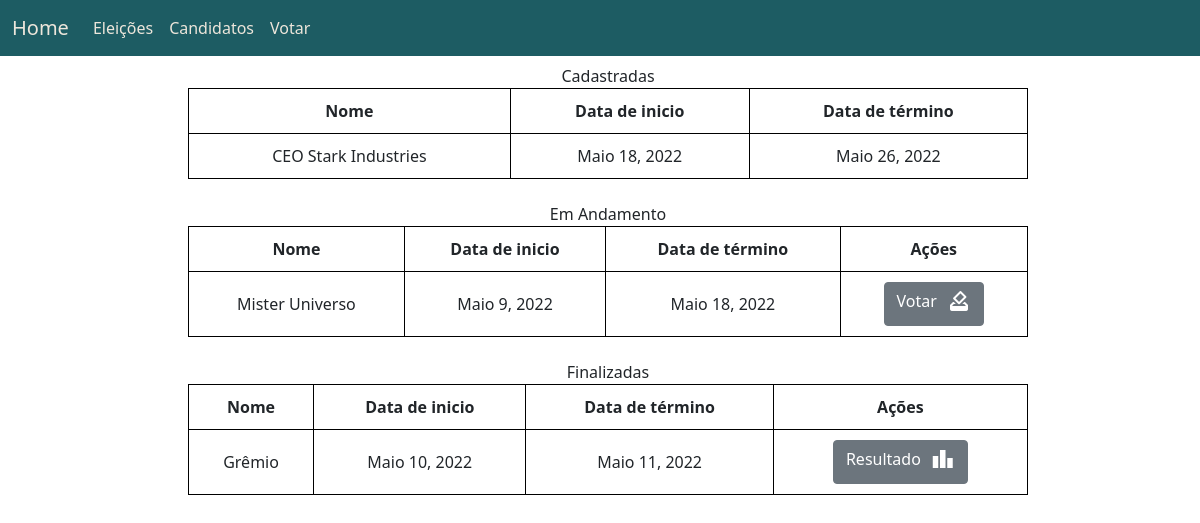
The page /pleitos on the database its author committed.
### eleicao/models.py (models this page shows, shortened)
class Eleicao(models.Model):
    nome = models.CharField(verbose_name="Nome da Eleição", max_length=80, unique=True)
    data_inicial = models.DateField(verbose_name="Data Inicial")
    data_final = models.DateField(verbose_name="Data Final")
    candidatos = models.ManyToManyField(Candidato, blank=True)
    _total_candidatos = None

### eleicao/views.py (the view)
# urls.py: path('pleitos', pleitos_view, name='pleitos'),
def pleitos_view(request):
    eleicoes = Eleicao.objects.all()
    hoje = date.today()
    cadastradas = []
    finalizadas = []
    em_andamento = []
    for pleito in range(len(eleicoes)):
        if eleicoes[pleito].data_inicial > hoje:
            cadastradas.append(eleicoes[pleito])
        elif eleicoes[pleito].data_final > hoje:
            em_andamento.append(eleicoes[pleito])
        else:
            finalizadas.append(eleicoes[pleito])
    return render(request, "list_pleitos.html",
                  {'cadastradas': cadastradas, 'andamento': em_andamento, 'finalizadas': finalizadas})

### eleicao/templates/list_pleitos.html
{% extends 'base_eleicao.html' %}
{% load static %}
{% block links %}
    <link rel="stylesheet" type="text/css" href="{% static 'css/menu.css' %}">
{% endblock %}
{% block content %}
    {% if cadastradas %}
        <div class="d-flex  justify-content-center m-2" style="width: 100%; margin: 30px auto;">
            <div class="row" style="width: 70%;">
                <label style="width: 100%; text-align: center">Cadastradas</label> <br>
                <table style="text-align: center; margin-bottom: 15px;">
                    <tr>
                        <th>Nome</th>
                        <th>Data de inicio</th>
                        <th>Data de término</th>
                    </tr>
                    <tr>
                        {% for eleicao in cadastradas %}
                            <td>{{ eleicao.nome }}</td>
                            <td>{{ eleicao.data_inicial }}</td>
                            <td>{{ eleicao.data_final }}</td>
                        {% endfor %}
                    </tr>
                </table>
            </div>
        </div>
    {% endif %}
    {% if andamento %}
        <div class="d-flex  justify-content-center m-2" style="width: 100%; margin-top: 30px">
            <div class="row" style="width: 70%;">
                <label style="width: 100%; text-align: center">Em Andamento</label> <br>
                {% for eleicao in andamento %}
                    <table style="text-align: center; margin-bottom: 15px;">
                        <tr>
                            <th>Nome</th>
                            <th>Data de inicio</th>
                            <th>Data de término</th>
                            <th>Ações</th>
                        </tr>
                        <tr>
                            <td>{{ eleicao.nome }}</td>
                            <td>{{ eleicao.data_inicial }}</td>
                            <td>{{ eleicao.data_final }}</td>
                            <td><a href="{% url 'votar' eleicao.pk %}" class="btn btn-secondary"><span
                                    style="vertical-align: top;">Votar</span><span
                                    class="material-icons" style="margin-left: 10px;">&#xe175;</span></a></td>
                        </tr>
                    </table>
                {% endfor %}
            </div>
        </div>
    {% endif %}
    {% if finalizadas %}
        <div class="d-flex justify-content-center m-2" style="width: 100%; margin-top: 30px">
            <div class="row" style="width: 70%;">
                <label style="width: 100%; text-align: center">Finalizadas</label> <br>
                <table style="text-align: center; margin-bottom: 15px;">
                    <tr>
                        <th>Nome</th>
                        <th>Data de inicio</th>
                        <th>Data de término</th>
                        <th>Ações</th>
                    </tr>
                    <tr>
                        {% for eleicao in finalizadas %}
                            <td>{{ eleicao.nome }}</td>
                            <td>{{ eleicao.data_inicial }}</td>
                            <td>{{ eleicao.data_final }}</td>
                            <td><a href="{% url 'resultado' eleicao.pk %}" class="btn btn-secondary"><span
                                    style="vertical-align: top;">Resultado</span><span
                                    class="material-icons" style="margin-left: 10px;">&#xf20c;</span></a></td>
                        {% endfor %}
                    </tr>
                </table>
            </div>
        </div>
    {% endif %}
{% endblock %}

### eleicao/templates/base_eleicao.html (shortened to what this page needs)
<!DOCTYPE html>
<html lang="en">
<head>
    <link href="https://cdn.jsdelivr.net/npm/bootstrap@5.0.2/dist/css/bootstrap.min.css" rel="stylesheet"
>
    {% block links %} {% endblock links %}
</head>
<body>
<div class="d-flex">
    <nav class="navs navbar navbar-expand-lg">
        <div class="container-fluid">
            <a class="navbar-brand" href="{% url 'inicio' %}">Home</a>
            <div class="collapse navbar-collapse" id="navbarNavAltMarkup">
                <div class="navbar-nav">
                    <a class="nav-link" href="{% url 'cadastro eleicao' %}">Eleições</a>
                    <a class="nav-link" href="{% url 'cadastro candidato' %}">Candidatos</a>
                    <a class="nav-link" href="{% url 'pleitos' %}">Votar</a>
                </div>
            </div>
        </div>
    </nav>
</div>
{% block content %}
{% endblock content %}
</body>
</html>

### eleicao/static/css/menu.css (style rules this page uses)
table, th, td { padding: 10px; border: 1px solid black; }
.navbar-brand { color: #EDE6DB; }
.nav-link { color: #EDE6DB; }
.navs { width: 100%; color: #EDE6DB; background-color: #1D5C63; }

### rows shown on the page
Eleicao: nome "CEO Stark Industries", data_inicial "Maio 18, 2022", data_final "Maio 26, 2022"
Eleicao: nome "Mister Universo", data_inicial "Maio 9, 2022", data_final "Maio 18, 2022"
Eleicao: nome "Grêmio", data_inicial "Maio 10, 2022", data_final "Maio 11, 2022"
